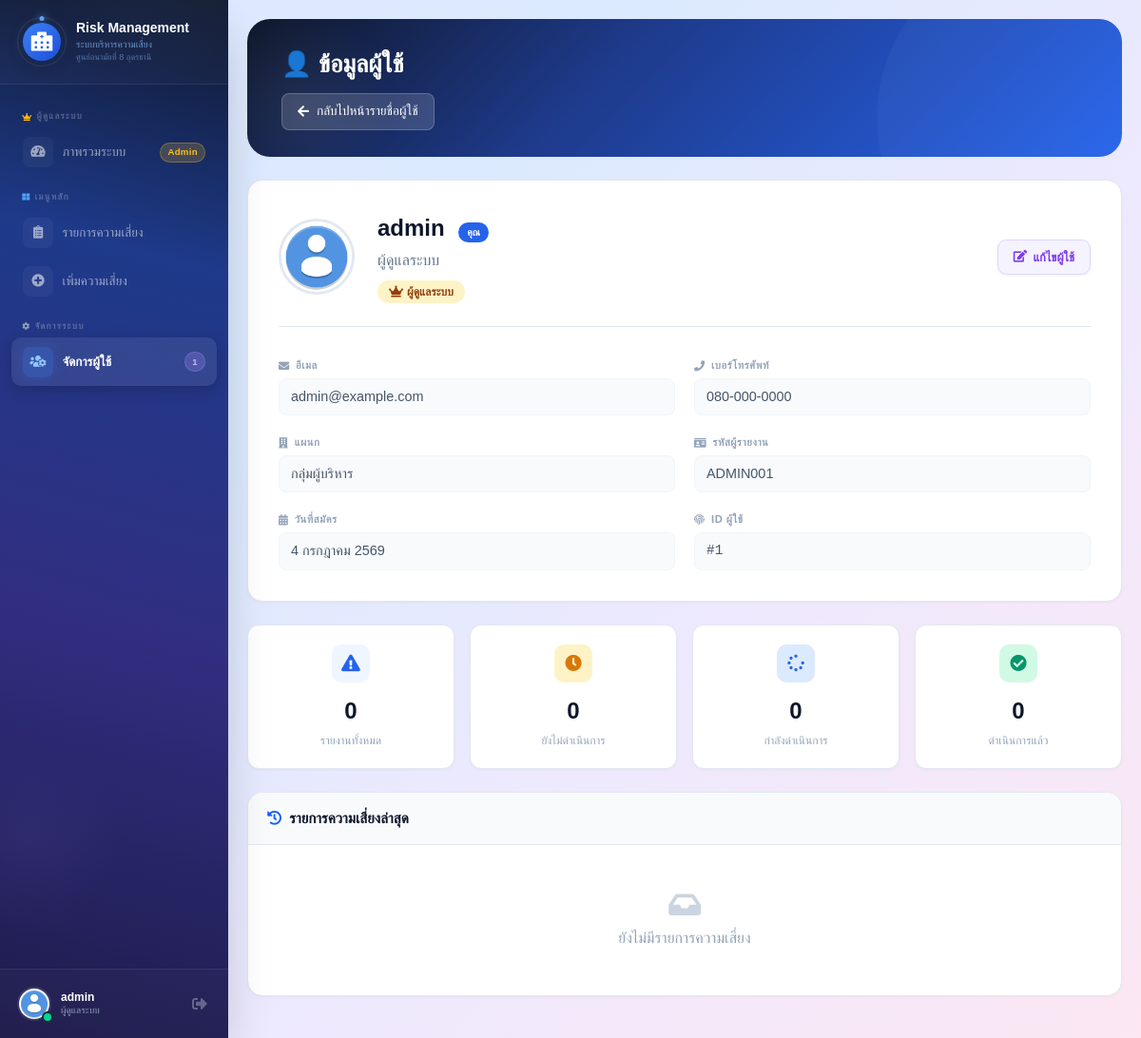
Before: /view_user.php?id=1 (signed in) with the older database file.
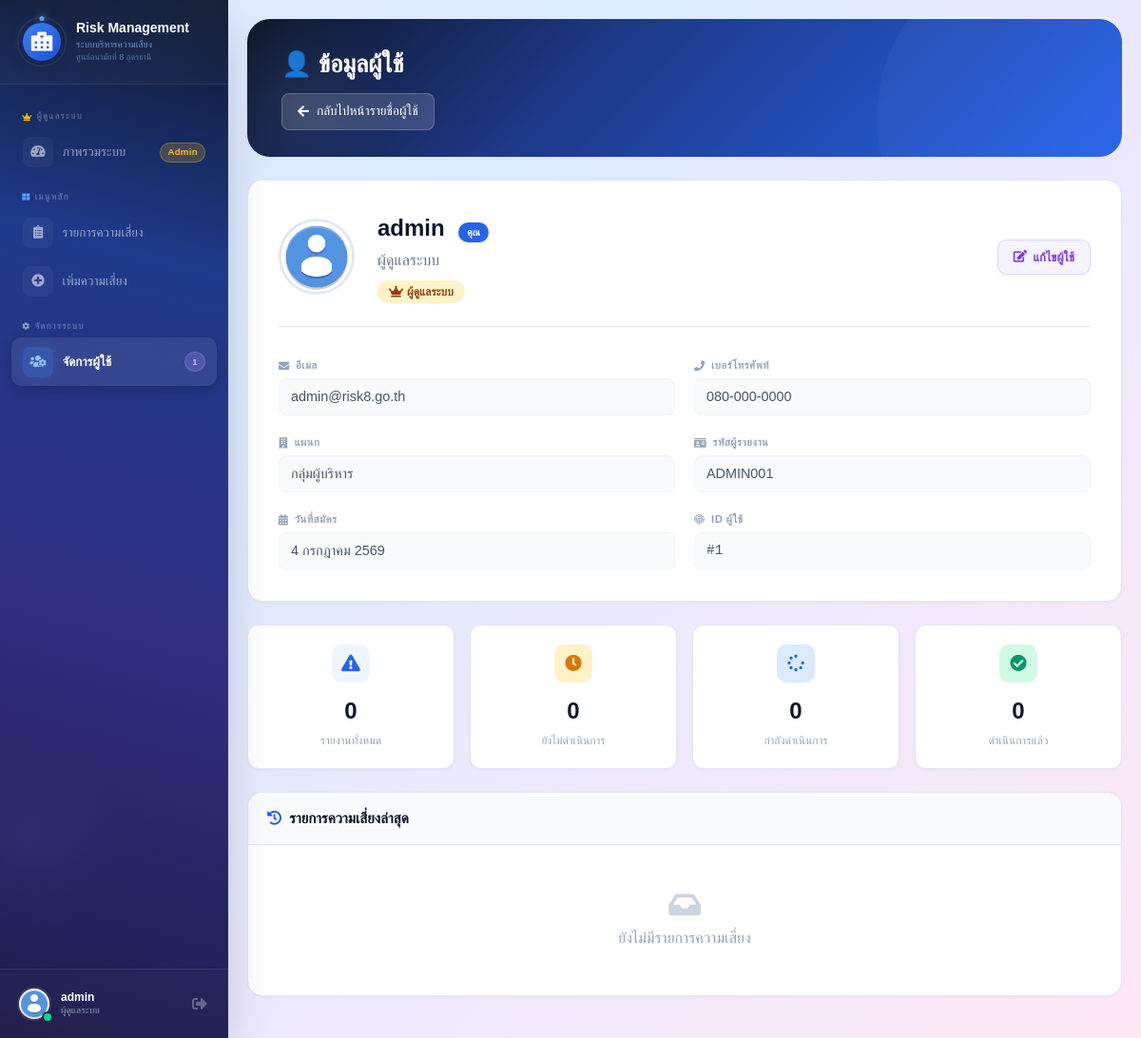
After: the same page with the newer database file.
### tables this page shows
CREATE TABLE IF NOT EXISTS users (
    id INT AUTO_INCREMENT PRIMARY KEY,
    reporter_code VARCHAR(255) NOT NULL,
    username VARCHAR(50) NOT NULL,
    fullname VARCHAR(255) DEFAULT NULL,
    email VARCHAR(100) DEFAULT NULL,
    phone VARCHAR(20) DEFAULT NULL,
    department VARCHAR(255) DEFAULT NULL,
    password VARCHAR(255) NOT NULL,
    role ENUM('admin','user') DEFAULT 'user',
    enabled TINYINT(1) NOT NULL DEFAULT 1 COMMENT '0=ถูกระงับ, 1=ใช้งานได้',
    avatar VARCHAR(255) DEFAULT NULL,
    created_at TIMESTAMP DEFAULT CURRENT_TIMESTAMP,
    updated_at TIMESTAMP DEFAULT CURRENT_TIMESTAMP ON UPDATE CURRENT_TIMESTAMP,
    UNIQUE KEY username (username),
    UNIQUE KEY email (email),
    UNIQUE KEY reporter_code (reporter_code)
);

### view_user.php (the view, shortened to what the rows shown need)
<?php
require_once 'config/db.php';
$user_id = isset($_GET['id']) ? (int)$_GET['id'] : 0;
function thaiDateFull($date) {
    $timestamp = strtotime($date);
    $day = date('j', $timestamp);
    $month = date('n', $timestamp);
    $year = date('Y', $timestamp) + 543;
    $thaiMonths = [
        1 => 'มกราคม', 2 => 'กุมภาพันธ์', 3 => 'มีนาคม', 4 => 'เมษายน',
        5 => 'พฤษภาคม', 6 => 'มิถุนายน', 7 => 'กรกฎาคม', 8 => 'สิงหาคม',
        9 => 'กันยายน', 10 => 'ตุลาคม', 11 => 'พฤศจิกายน', 12 => 'ธันวาคม'
    ];
    return $day . ' ' . $thaiMonths[$month] . ' ' . $year;
}
$stmt = $pdo->prepare("SELECT * FROM users WHERE id = ?");
$stmt->execute([$user_id]);
$user = $stmt->fetch();
$registerDateFull = thaiDateFull($user['created_at']);
?>
<?php include 'includes/header.php'; ?>
<div class="flex h-screen">
    <?php include 'includes/sidebar.php'; ?>
    <div class="flex-1 p-4 md:p-5 overflow-y-auto">
        <div class="page-container">
            <div class="page-header">
                <h1>👤 ข้อมูลผู้ใช้</h1>
            </div>
            <div class="profile-card">
                <div class="profile-header">
                    <img src="avatars/<?= htmlspecialchars($user['avatar'] ?: 'default.png') ?>"
                         alt="<?= htmlspecialchars($user['username']) ?>"
                         class="avatar-lg"
                         onerror="this.src='avatars/default.png'">
                    <div style="flex:1;">
                        <div class="profile-name">
                            <?= htmlspecialchars($user['username']) ?>
                            <?php if ($user['id'] == $_SESSION['user_id']): ?>
                                <span class="pill" style="background:#2563eb;color:white;font-size:0.65rem;margin-left:0.5rem;">คุณ</span>
                            <?php endif; ?>
                        </div>
                        <?php if (!empty($user['fullname'])): ?>
                            <div style="color:#64748b;margin-bottom:0.5rem;"><?= htmlspecialchars($user['fullname']) ?></div>
                        <?php endif; ?>
                        <span class="profile-role <?= $user['role'] == 'admin' ? 'admin' : 'user' ?>">
                            <i class="fas <?= $user['role'] == 'admin' ? 'fa-crown' : 'fa-user' ?>"></i>
                            <?= $user['role'] == 'admin' ? 'ผู้ดูแลระบบ' : 'ผู้ใช้ทั่วไป' ?>
                        </span>
                    </div>
                    <div>
                        <a href="user_form.php?id=<?= $user['id'] ?>" class="btn-action add">
                        </a>
                    </div>
                </div>
                <div class="info-grid">
                    <div class="info-item">
                        <div class="info-label"><i class="fas fa-envelope"></i> อีเมล</div>
                        <div class="info-value"><?= htmlspecialchars($user['email'] ?: '-') ?></div>
                    </div>
                    <div class="info-item">
                        <div class="info-label"><i class="fas fa-phone"></i> เบอร์โทรศัพท์</div>
                        <div class="info-value"><?= htmlspecialchars($user['phone'] ?: '-') ?></div>
                    </div>
                    <div class="info-item">
                        <div class="info-label"><i class="fas fa-building"></i> แผนก</div>
                        <div class="info-value"><?= htmlspecialchars($user['department'] ?: '-') ?></div>
                    </div>
                    <div class="info-item">
                        <div class="info-label"><i class="fas fa-id-card"></i> รหัสผู้รายงาน</div>
                        <div class="info-value"><?= htmlspecialchars($user['reporter_code'] ?: '-') ?></div>
                    </div>
                    <div class="info-item">
                        <div class="info-label"><i class="fas fa-calendar-alt"></i> วันที่สมัคร</div>
                        <div class="info-value"><?= $registerDateFull ?></div>
                    </div>
                    <div class="info-item">
                        <div class="info-label"><i class="fas fa-fingerprint"></i> ID ผู้ใช้</div>
                        <div class="info-value" style="font-family:monospace;">#<?= $user['id'] ?></div>
                    </div>
                </div>
            </div>
        </div>
    </div>
</div>
<?php include 'includes/footer.php'; ?>

Changed rows visible on the page:
changed users "admin": email "admin@example.com" → "admin@risk8.go.th"
